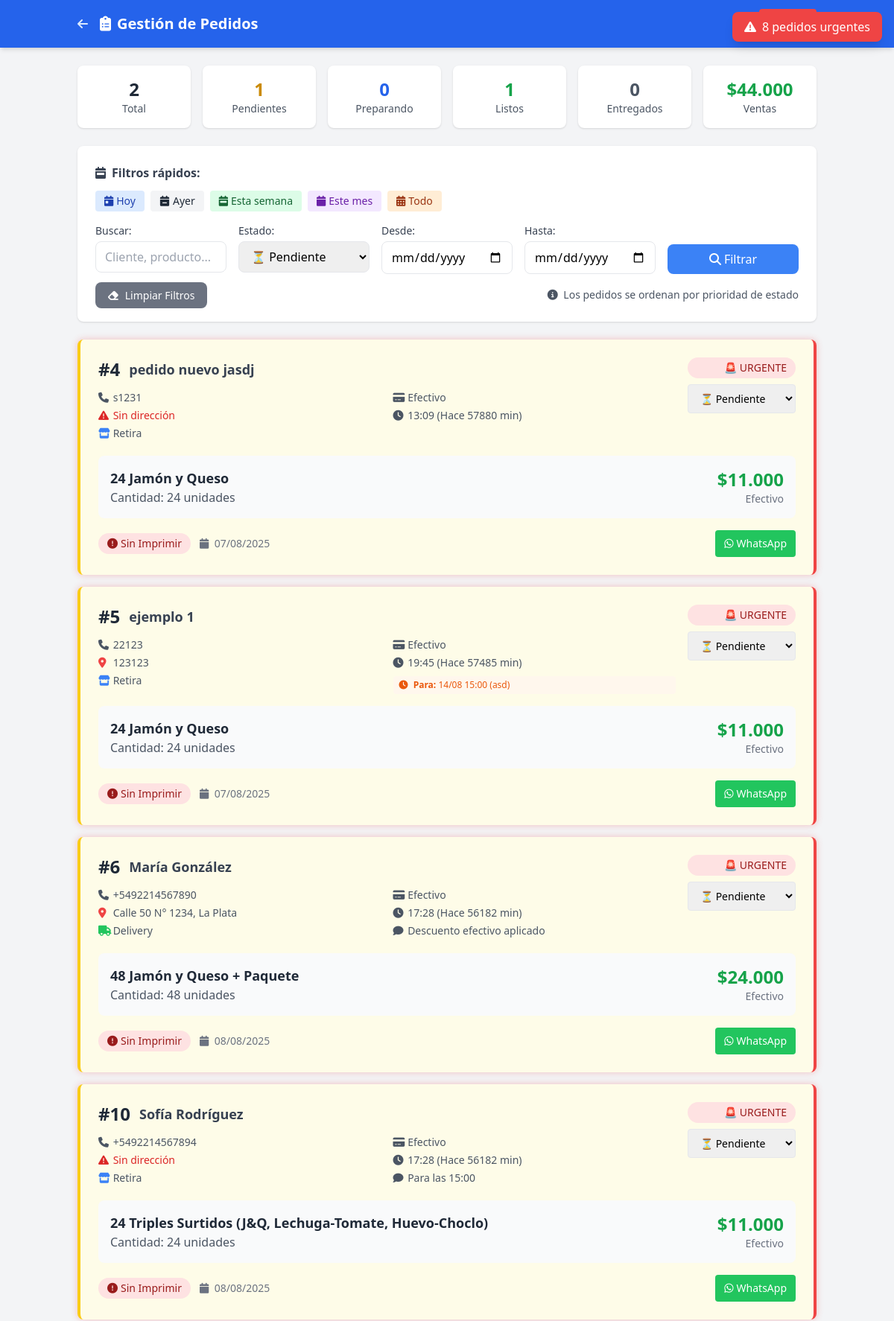
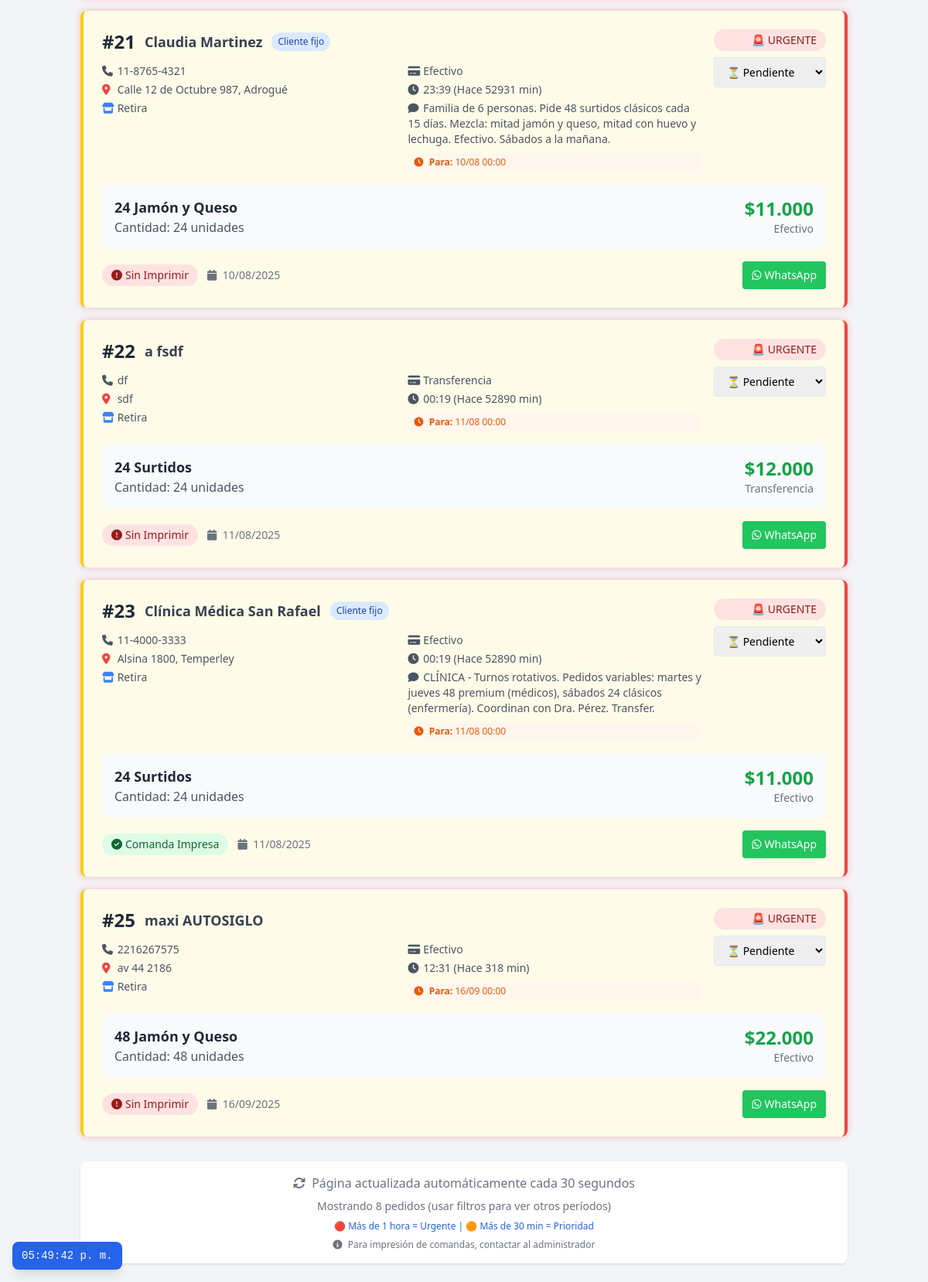
The page /empleados/pedidos.php?estado=Pendiente (signed in) on the database its author committed (2 pictures, top to bottom).
### tables this page shows
CREATE TABLE `pedidos` (
  `id` int(11) NOT NULL,
  `nombre` varchar(100) NOT NULL,
  `apellido` varchar(100) NOT NULL,
  `telefono` varchar(20) NOT NULL,
  `direccion` text DEFAULT NULL,
  `producto` varchar(100) NOT NULL,
  `cantidad` int(11) NOT NULL,
  `precio` decimal(10,2) NOT NULL,
  `forma_pago` enum('Efectivo','Transferencia') DEFAULT 'Efectivo',
  `modalidad` enum('Retira','Delivery') DEFAULT 'Retira',
  `ubicacion` enum('Local 1','Fábrica') DEFAULT 'Fábrica' COMMENT 'Ubicación donde se procesa el pedido',
  `estado` enum('Pendiente','Preparando','Listo','Entregado') DEFAULT 'Pendiente',
  `observaciones` text DEFAULT NULL,
  `cliente_fijo_id` int(11) DEFAULT NULL,
  `impreso` tinyint(1) DEFAULT 0,
  `created_at` timestamp NULL DEFAULT current_timestamp(),
  `updated_at` timestamp NULL DEFAULT current_timestamp() ON UPDATE current_timestamp(),
  `fecha_entrega` date DEFAULT NULL COMMENT 'Fecha para cuando es el pedido',
  `hora_entrega` time DEFAULT NULL COMMENT 'Hora para cuando es el pedido',
  `notas_horario` text DEFAULT NULL COMMENT 'Observaciones sobre horario/entrega',
  `fecha_pedido` datetime DEFAULT current_timestamp() COMMENT 'Cuándo se tomó el pedido (puede ser diferente de created_at para casos especiales)',
  `prioridad` enum('normal','prioridad','urgente') DEFAULT 'normal' COMMENT 'Prioridad manual asignada por admin',
  `prioridad_notas` text DEFAULT NULL COMMENT 'Notas sobre por qué se asignó esta prioridad',
  `es_personalizado_complejo` tinyint(1) DEFAULT 0 COMMENT 'Si usa la tabla pedido_detalles para precios mixtos'
);

### empleados/pedidos.php (the view, shortened to what the rows shown need)
<?php
require_once '../config.php';
$pdo = getConnection();
$filtro_estado = isset($_GET['estado']) ? sanitize($_GET['estado']) : '';
$sql = "SELECT p.*, cf.nombre as cliente_nombre, cf.apellido as cliente_apellido
        FROM pedidos p
        LEFT JOIN clientes_fijos cf ON p.cliente_fijo_id = cf.id
        WHERE 1=1";
$params = [];
if ($filtro_estado) {
    $sql .= " AND p.estado = ?";
    $params[] = $filtro_estado;
}
$sql .= " ORDER BY
    CASE p.estado
        WHEN 'Pendiente' THEN 1
        WHEN 'Preparando' THEN 2
        WHEN 'Listo' THEN 3
        WHEN 'Entregado' THEN 4
    END,
    p.created_at ASC";
$stmt = $pdo->prepare($sql);
$stmt->execute($params);
$pedidos = $stmt->fetchAll();
?>
<!DOCTYPE html>
<html lang="es">
<head>
    <script src="https://cdn.tailwindcss.com"></script>
    <link rel="stylesheet" href="https://cdnjs.cloudflare.com/ajax/libs/font-awesome/6.4.0/css/all.min.css">
</head>
<body class="bg-gray-100">
    <header class="bg-blue-600 text-white shadow-md">
        <div class="container mx-auto px-4 py-3 flex justify-between items-center">
            <div class="flex items-center">
                <h1 class="text-xl font-bold">
                    <i class="fas fa-clipboard-list mr-2"></i>Gestión de Pedidos
                </h1>
            </div>
        </div>
    </header>
    <main class="container mx-auto px-4 py-6">
        <div class="space-y-4">
            <?php if (empty($pedidos)): ?>
                <div class="bg-white p-12 rounded-lg shadow text-center text-gray-500">
                    <i class="fas fa-inbox text-6xl mb-4 text-gray-300"></i>
                    <h3 class="text-xl mb-2">No hay pedidos</h3>
                    <p>No se encontraron pedidos para los filtros seleccionados</p>
                    <div class="mt-4">
                        <a href="?fecha_desde=<?= date('Y-m-d') ?>&fecha_hasta=<?= date('Y-m-d') ?>"
                           class="text-blue-600 hover:underline">Ver pedidos de hoy</a>
                    </div>
                </div>
            <?php else: ?>
                <?php foreach ($pedidos as $pedido): ?>
                    <?php
                    $minutos = round((time() - strtotime($pedido['created_at'])) / 60);
                    $estado_colors = [
                        'Pendiente' => 'border-l-yellow-400 bg-yellow-50',
                        'Preparando' => 'border-l-blue-400 bg-blue-50',
                        'Listo' => 'border-l-green-400 bg-green-50',
                        'Entregado' => 'border-l-gray-400 bg-gray-50'
                    ];
                    $urgencia_class = '';
                    if ($minutos > 60) {
                        $urgencia_class = 'border-r-4 border-r-red-500';
                    } elseif ($minutos > 30) {
                        $urgencia_class = 'border-r-4 border-r-orange-500';
                    }
                    ?>
                    <div class="bg-white rounded-lg shadow border-l-4 <?= $estado_colors[$pedido['estado']] ?> <?= $urgencia_class ?>">
                        <div class="p-6">
                            <div class="flex justify-between items-start mb-4">
                                <div class="flex-1">
                                    <div class="flex items-center space-x-3 mb-3">
                                        <span class="text-2xl font-bold text-gray-800">#<?= $pedido['id'] ?></span>
                                        <span class="text-lg font-semibold text-gray-700">
                                            <?= htmlspecialchars($pedido['nombre'] . ' ' . $pedido['apellido']) ?>
                                        </span>
                                        <?php if ($pedido['cliente_nombre']): ?>
                                            <span class="bg-blue-100 text-blue-800 px-2 py-1 rounded-full text-xs">
                                                Cliente fijo
                                            </span>
                                        <?php endif; ?>
                                    </div>
                                    <div class="grid md:grid-cols-2 gap-4 text-sm">
                                        <div>
                                            <p class="text-gray-600 mb-1">
                                                <i class="fas fa-phone w-4"></i> <?= htmlspecialchars($pedido['telefono']) ?>
                                            </p>
                                            <?php if ($pedido['direccion']): ?>
                                            <p class="text-gray-600 mb-1">
                                                <i class="fas fa-map-marker-alt w-4 text-red-500"></i>
                                                <span class="font-medium"><?= htmlspecialchars($pedido['direccion']) ?></span>
                                            </p>
                                            <?php else: ?>
                                            <p class="text-red-600 mb-1">
                                                <i class="fas fa-exclamation-triangle w-4"></i>
                                                <span class="font-medium">Sin dirección</span>
                                            </p>
                                            <?php endif; ?>
                                            <p class="text-gray-600 mb-1">
                                                <i class="fas fa-<?= $pedido['modalidad'] === 'Delivery' ? 'truck text-green-500' : 'store text-blue-500' ?> w-4"></i>
                                                <?= $pedido['modalidad'] ?>
                                            </p>
                                        </div>
                                        <div>
                                            <p class="text-gray-600 mb-1">
                                                <i class="fas fa-credit-card w-4"></i> <?= $pedido['forma_pago'] ?>
                                            </p>
                                            <p class="text-gray-600 mb-1">
                                                <i class="fas fa-clock w-4"></i>
                                                <?= date('H:i', strtotime($pedido['created_at'])) ?> (Hace <?= $minutos ?> min)
                                            </p>
                                            <?php if ($pedido['observaciones']): ?>
                                            <p class="text-gray-600 mb-1">
                                                <i class="fas fa-comment w-4"></i> <?= htmlspecialchars($pedido['observaciones']) ?>
                                            </p>
                                            <?php endif; ?>
                                            <?php if ($pedido['fecha_entrega'] || $pedido['hora_entrega'] || $pedido['notas_horario']): ?>
                                            <div class="text-xs text-orange-600 bg-orange-50 px-2 py-1 rounded mt-2">
                                                <i class="fas fa-clock mr-1"></i>
                                                <strong>Para:</strong>
                                                <?php if ($pedido['fecha_entrega']): ?>
                                                    <?= date('d/m', strtotime($pedido['fecha_entrega'])) ?>
                                                <?php endif; ?>
                                                <?php if ($pedido['hora_entrega']): ?>
                                                    <?= substr($pedido['hora_entrega'], 0, 5) ?>
                                                <?php endif; ?>
                                                <?php if ($pedido['notas_horario']): ?>
                                                    (<?= htmlspecialchars($pedido['notas_horario']) ?>)
                                                <?php endif; ?>
                                            </div>
                                            <?php endif; ?>
                                        </div>
                                    </div>
                                </div>
                                <div class="ml-4 text-right">
                                    <?php if ($minutos > 60): ?>
                                        <div class="bg-red-100 text-red-800 px-3 py-1 rounded-full text-sm font-medium mb-2">
                                            🚨 URGENTE
                                        </div>
                                    <?php elseif ($minutos > 30): ?>
                                        <div class="bg-orange-100 text-orange-800 px-3 py-1 rounded-full text-sm font-medium mb-2">
                                            ⚠️ PRIORIDAD
                                        </div>
                                    <?php endif; ?>
                                    <form method="POST" class="inline-block">
                                        <select name="estado" onchange="this.form.submit()"
                                                class="px-3 py-2 border rounded text-sm font-medium">
                                            <option value="Pendiente" <?= $pedido['estado'] === 'Pendiente' ? 'selected' : '' ?>>⏳ Pendiente</option>
                                        </select>
                                    </form>
                                </div>
                            </div>
                            <div class="bg-gray-50 rounded-lg p-4 mb-4">
                                <div class="flex justify-between items-center">
                                    <div>
                                        <h3 class="text-lg font-semibold text-gray-800">
                                            <?= htmlspecialchars($pedido['producto']) ?>
                                        </h3>
                                        <p class="text-gray-600">Cantidad: <?= $pedido['cantidad'] ?> unidades</p>
                                    </div>
                                    <div class="text-right">
                                        <div class="text-2xl font-bold text-green-600">
                                            <?= formatPrice($pedido['precio']) ?>
                                        </div>
                                        <div class="text-sm text-gray-500"><?= $pedido['forma_pago'] ?></div>
                                    </div>
                                </div>
                            </div>
                            <div class="flex justify-between items-center">
                                <div class="flex items-center space-x-3">
                                    <?php if ($pedido['impreso']): ?>
                                        <span class="bg-green-100 text-green-800 px-3 py-1 rounded-full text-sm">
                                            <i class="fas fa-check-circle mr-1"></i>Comanda Impresa
                                        </span>
                                    <?php else: ?>
                                        <span class="bg-red-100 text-red-800 px-3 py-1 rounded-full text-sm">
                                            <i class="fas fa-exclamation-circle mr-1"></i>Sin Imprimir
                                        </span>
                                    <?php endif; ?>
                                    <span class="text-gray-500 text-sm">
                                        <i class="fas fa-calendar mr-1"></i>
                                        <?= date('d/m/Y', strtotime($pedido['created_at'])) ?>
                                    </span>
                                </div>
                                <div class="flex space-x-2">
                                    <a href="https://wa.me/<?= preg_replace('/[^0-9]/', '', $pedido['telefono']) ?>?text=Hola%20<?= urlencode($pedido['nombre']) ?>,%20tu%20pedido%20#<?= $pedido['id'] ?>%20está%20<?= urlencode(strtolower($pedido['estado'])) ?>"
                                       target="_blank"
                                       class="bg-green-500 hover:bg-green-600 text-white px-3 py-2 rounded text-sm">
                                        <i class="fab fa-whatsapp mr-1"></i>WhatsApp
                                    </a>
                                </div>
                            </div>
                        </div>
                    </div>
                <?php endforeach; ?>
            <?php endif; ?>
        </div>
    </main>
</body>
</html>

### rows shown on the page
pedidos: id "4", nombre+apellido "pedido nuevo jasdj", telefono "s1231", direccion "Sin dirección", modalidad "Retira", forma_pago "Efectivo", created_at "13:09", created_at "57880", shows "🚨 URGENTE", estado "⏳ Pendiente", producto "24 Jamón y Queso", cantidad "24", precio "$11.000", impreso 0 (drawn), created_at "07/08/2025"
pedidos: id "5", nombre+apellido "ejemplo 1", telefono "22123", direccion "123123", modalidad "Retira", forma_pago "Efectivo", created_at "19:45", created_at "57485", fecha_entrega "14/08", hora_entrega "15:00", notas_horario "asd", shows "🚨 URGENTE", estado "⏳ Pendiente", producto "24 Jamón y Queso", cantidad "24", precio "$11.000", impreso 0 (drawn), created_at "07/08/2025"
pedidos: id "6", nombre+apellido "María González", telefono "+5492214567890", direccion "Calle 50 N° 1234, La Plata", modalidad "Delivery", forma_pago "Efectivo", created_at "17:28", created_at "56182", observaciones "Descuento efectivo aplicado", shows "🚨 URGENTE", estado "⏳ Pendiente", producto "48 Jamón y Queso + Paquete", cantidad "48", precio "$24.000", impreso 0 (drawn), created_at "08/08/2025"
pedidos: id "10", nombre+apellido "Sofía Rodríguez", telefono "+5492214567894", direccion "Sin dirección", modalidad "Retira", forma_pago "Efectivo", created_at "17:28", created_at "56182", observaciones "Para las 15:00", shows "🚨 URGENTE", estado "⏳ Pendiente", producto "24 Triples Surtidos (J&Q, Lechuga-Tomate, Huevo-Choclo)", cantidad "24", precio "$11.000", impreso 0 (drawn), created_at "08/08/2025"
pedidos: id "21", nombre+apellido "Claudia Martinez", shows "Cliente fijo", telefono "11-8765-4321", direccion "Calle 12 de Octubre 987, Adrogué", modalidad "Retira", forma_pago "Efectivo", created_at "23:39", created_at "52931", observaciones "Familia de 6 personas. Pide 48 surtidos clásicos cada 15 días. Mezcla: mitad jamón y queso, mitad con huevo y lechuga. Efectivo. Sábados a la mañana.", fecha_entrega "10/08", hora_entrega "00:00", shows "🚨 URGENTE", estado "⏳ Pendiente", producto "24 Jamón y Queso", cantidad "24", precio "$11.000", impreso 0 (drawn), created_at "10/08/2025"
pedidos: id "22", nombre+apellido "a fsdf", telefono "df", direccion "sdf", modalidad "Retira", forma_pago "Transferencia", created_at "00:19", created_at "52890", fecha_entrega "11/08", hora_entrega "00:00", shows "🚨 URGENTE", estado "⏳ Pendiente", producto "24 Surtidos", cantidad "24", precio "$12.000", impreso 0 (drawn), created_at "11/08/2025"
pedidos: id "23", nombre+apellido "Clínica Médica San Rafael", shows "Cliente fijo", telefono "11-4000-3333", direccion "Alsina 1800, Temperley", modalidad "Retira", forma_pago "Efectivo", created_at "00:19", created_at "52890", observaciones "CLÍNICA - Turnos rotativos. Pedidos variables: martes y jueves 48 premium (médicos), sábados 24 clásicos (enfermería). Coordinan con Dra. Pérez. Transfer.", fecha_entrega "11/08", hora_entrega "00:00", shows "🚨 URGENTE", estado "⏳ Pendiente", producto "24 Surtidos", cantidad "24", precio "$11.000", impreso 1 (drawn), created_at "11/08/2025"
pedidos: id "25", nombre+apellido "maxi AUTOSIGLO", telefono "2216267575", direccion "av 44 2186", modalidad "Retira", forma_pago "Efectivo", created_at "12:31", created_at "318", fecha_entrega "16/09", hora_entrega "00:00", shows "🚨 URGENTE", estado "⏳ Pendiente", producto "48 Jamón y Queso", cantidad "48", precio "$22.000", impreso 0 (drawn), created_at "16/09/2025"

### other values the page prints
$stats['total'] "2"
$stats['pendientes'] "1"
$stats['preparando'] "0"
$stats['listos'] "1"
$stats['entregados'] "0"
formatPrice($stats['total_ventas']) "$44.000"
count($pedidos) "8"
